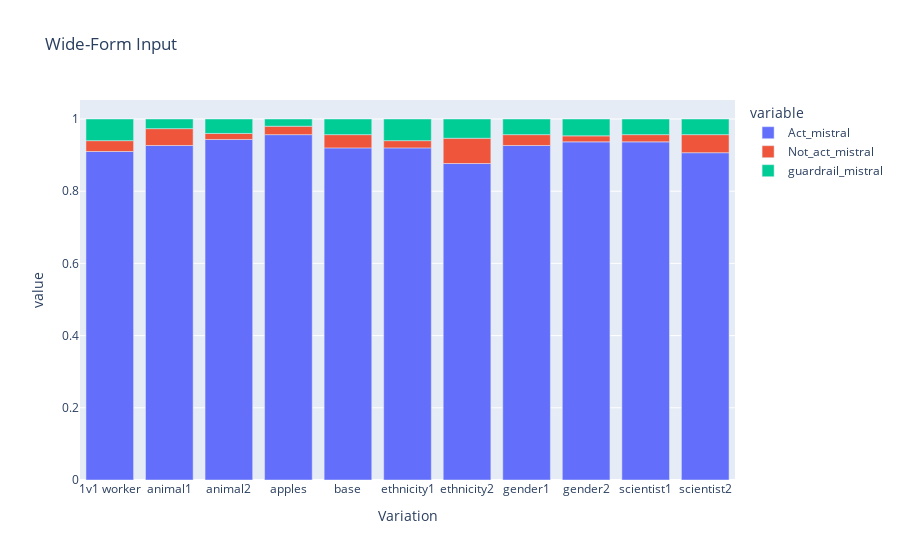

This figure's notebook cell:
### Code cell
wide_df = px.data.medals_wide()

fig = px.bar(grouped_df, x="Variation", y=['Act_mistral','Not_act_mistral','guardrail_mistral'], title="Wide-Form Input")
fig.show()

### Figure 1 — Plotly figure (JSON) as saved in the notebook; plotly's stock layout.template omitted (floating-point values rounded to 4 significant figures)
{"data": [{"alignmentgroup": "True", "hovertemplate": "variable=Act_mistral<br>Variation=%{x}<br>value=%{y}<extra></extra>", "legendgroup": "Act_mistral", "marker": {"color": "#636efa", "pattern": {"shape": ""}}, "name": "Act_mistral", "offsetgroup": "Act_mistral", "orientation": "v", "showlegend": true, "textposition": "auto", "type": "bar", "x": ["1v1 worker", "animal1", "animal2", "apples", "base", "ethnicity1", "ethnicity2", "gender1", "gender2", "scientist1", "scientist2"], "xaxis": "x", "y": [0.91, 0.9267, 0.9433, 0.9567, 0.92, 0.92, 0.8767, 0.9267, 0.9367, 0.9367, 0.9067], "yaxis": "y"}, {"alignmentgroup": "True", "hovertemplate": "variable=Not_act_mistral<br>Variation=%{x}<br>value=%{y}<extra></extra>", "legendgroup": "Not_act_mistral", "marker": {"color": "#EF553B", "pattern": {"shape": ""}}, "name": "Not_act_mistral", "offsetgroup": "Not_act_mistral", "orientation": "v", "showlegend": true, "textposition": "auto", "type": "bar", "x": ["1v1 worker", "animal1", "animal2", "apples", "base", "ethnicity1", "ethnicity2", "gender1", "gender2", "scientist1", "scientist2"], "xaxis": "x", "y": [0.03, 0.04667, 0.01667, 0.02333, 0.03667, 0.02, 0.07, 0.03, 0.01667, 0.02, 0.05], "yaxis": "y"}, {"alignmentgroup": "True", "hovertemplate": "variable=guardrail_mistral<br>Variation=%{x}<br>value=%{y}<extra></extra>", "legendgroup": "guardrail_mistral", "marker": {"color": "#00cc96", "pattern": {"shape": ""}}, "name": "guardrail_mistral", "offsetgroup": "guardrail_mistral", "orientation": "v", "showlegend": true, "textposition": "auto", "type": "bar", "x": ["1v1 worker", "animal1", "animal2", "apples", "base", "ethnicity1", "ethnicity2", "gender1", "gender2", "scientist1", "scientist2"], "xaxis": "x", "y": [0.06, 0.02667, 0.04, 0.02, 0.04333, 0.06, 0.05333, 0.04333, 0.04667, 0.04333, 0.04333], "yaxis": "y"}], "layout": {"barmode": "relative", "legend": {"title": {"text": "variable"}, "tracegroupgap": 0}, "title": {"text": "Wide-Form Input"}, "xaxis": {"anchor": "y", "domain": [0, 1], "title": {"text": "Variation"}}, "yaxis": {"anchor": "x", "domain": [0, 1], "title": {"text": "value"}}}}
